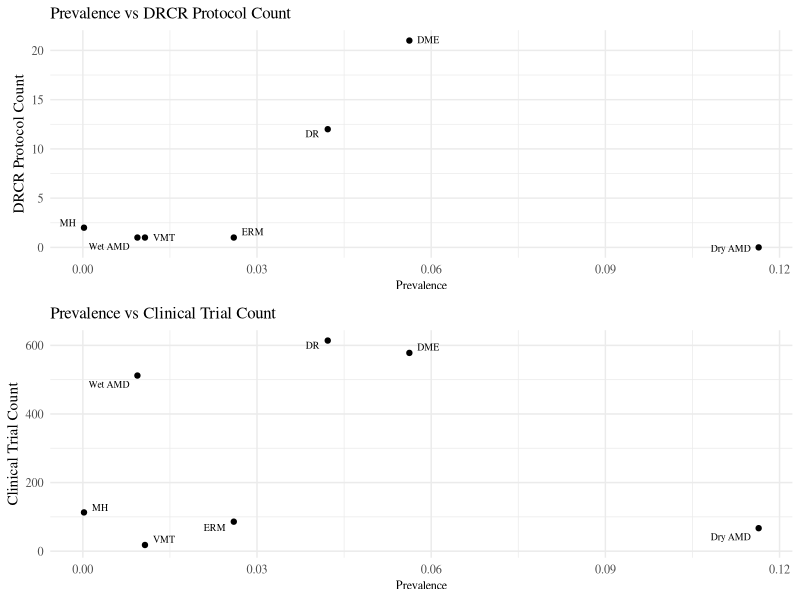
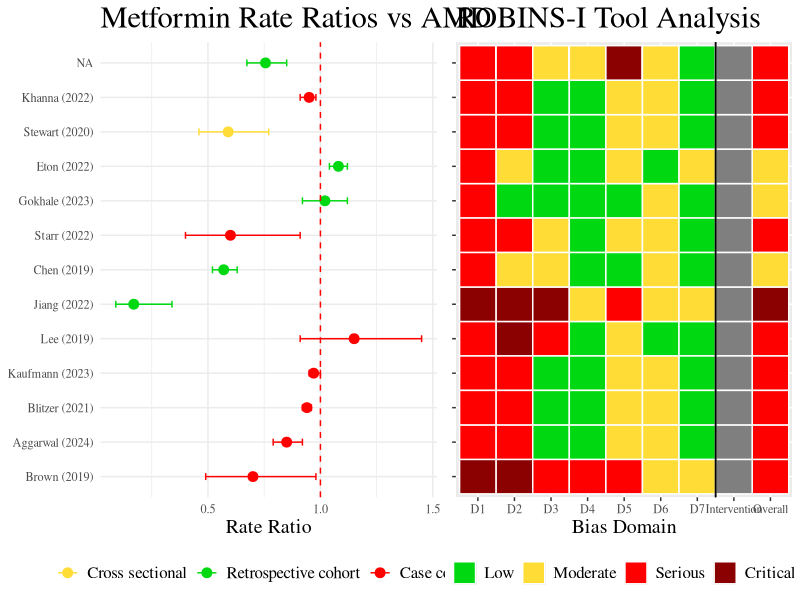

Source code (R) for these figures, in order:
## ---- chunk 1
library(ggplot2)
library(dplyr)
library(ggrepel)
library(egg)
library(tidyr)
library(grid)
## ---- chunk 2
prevalence_dict <- c(DR = 0.285 * 0.148, DME = 0.38 * 0.148, ERM = 0.026, VMT = 0.0107, RR = NULL, MH = 0.0002, Wet_AMD = 0.0094, Dry_AMD = 0.1164)

clinical_dict <- c(DR = 614, DME = 578, ERM = 86, VMT = 18, RR = 11, MH = 113, Wet_AMD = 512, Dry_AMD = 67)
## ---- chunk 3
protocol_df <- read.csv('drcrprotocols.csv')
protocol_df <- subset(protocol_df, Disease != 'MISC')

formatted_prevalence_df <- protocol_df %>%
  group_by(Disease) %>%
  summarise(Number_of_Rows = n())

dry_amd_row = data.frame(Disease = 'Dry_AMD', Number_of_Rows = 0)
formatted_prevalence_df <- rbind(formatted_prevalence_df, dry_amd_row)
formatted_prevalence_df$Prevalence <- prevalence_dict[match(formatted_prevalence_df$Disease, names(prevalence_dict))]
formatted_prevalence_df$Clinical_Trials_Count <- clinical_dict[match(formatted_prevalence_df$Disease, names(clinical_dict))]

formatted_prevalence_df <- formatted_prevalence_df %>%
  rename(DRCR_Protocol_Count = Number_of_Rows)
formatted_prevalence_df <- formatted_prevalence_df %>%
  mutate(Disease = gsub("_", " ", Disease))

common_theme <- theme_minimal() +
  theme(
    text = element_text(family = "serif"),
    plot.title = element_text(size = rel(1.1)),  
    axis.title.x = element_text(size = rel(0.8)),
    axis.title.y = element_text(size = rel(1))
  )

plt1 <- ggplot(formatted_prevalence_df, aes(x = Prevalence, y = DRCR_Protocol_Count, label = Disease)) +
  geom_point(size = 1.5) +
  geom_text_repel(box.padding = 0.3, segment.color = NA, size = 2.5, family = "serif") +
  labs(title = 'Prevalence vs DRCR Protocol Count',
       x = 'Prevalence',
       y = 'DRCR Protocol Count') + 
  common_theme 

plt2 <- ggplot(formatted_prevalence_df, aes(x = Prevalence, y = Clinical_Trials_Count, label = Disease)) + 
  geom_point(size = 1.5) +
  geom_text_repel(box.padding = 0.3, segment.color = NA, size = 2.5, family = "serif") +  
  labs(title = 'Prevalence vs Clinical Trial Count', 
       x = 'Prevalence', 
       y = 'Clinical Trial Count') + 
  common_theme 

ggarrange(plt1, plt2)


## ---- chunk 4

drcrrates <-read.csv('drcrrates.csv')
study_order <- c('Brown (2019)', 'Aggarwal (2024)', 'Blitzer (2021)', 'Kaufmann (2023)', 'Lee (2019)',
                 'Jiang (2022)', 'Chen (2019)', 'Starr (2022)', 'Gokhale (2023)', 'Eton (2022)',
                 'Stewart (2020)', 'Khanna (2022)')

type_order <- c('Cross sectional', 'Retrospective cohort', 'Case control')


drcrrates$Paper <- factor(drcrrates$Paper, levels = study_order, ordered = TRUE)
drcrrates$Type <- factor(drcrrates$Type, levels = type_order, ordered = TRUE)

common_theme <- theme_minimal() +
  theme(
    text = element_text(family = "serif"),
    plot.title = element_text(size = rel(2)),  
    axis.title.x = element_text(size = rel(1.3)),
    axis.title.y = element_text(size = rel(1.3))
  )

rates <- ggplot(drcrrates, aes(x = Rate.ratio, y = Paper, color = Type)) +
  geom_point(position = position_dodge(width = 0.5), size = 3) +
  geom_errorbarh(aes(xmin = Lower, xmax = Upper, height = 0.2), position = position_dodge(width = 0.5)) +
  labs(title = "Metformin's Effect on AMD",
       x = 'Rate Ratio',
       y = NULL,
       color = 'Study Type') +
  geom_vline(xintercept = 1, linetype = 'dashed', color = 'red') +
  common_theme +
  theme(legend.position = 'bottom',
        legend.title = element_blank(),
        legend.text = element_text(size = rel(1.1))) +
  scale_color_manual(values = c('#FFDC36', '#00D811', 'red'))

## ---- chunk 5

bias_df = read.csv('drcrbias.csv')

bias_df$Study <- factor(bias_df$Study, levels = study_order, ordered = TRUE)
df_dropped <- bias_df %>% select(-Type)
df_melted <- df_dropped %>%
  gather(key = "Bias_Type", value = "Bias_Level", -Study)

color_map <- c('Low' = '#00D811', 'Moderate' = '#FFDC36', 'Serious' = 'red', 'Critical' = 'darkred')

bias <- ggplot(df_melted, aes(x = Bias_Type, y = Study, fill = Bias_Level)) +
  geom_tile(color = "white", size = 0.5) +
  scale_fill_manual(values = color_map, limits = c('Low', 'Moderate', 'Serious', 'Critical')) +
  geom_vline(xintercept = 7.501, linetype = 'solid') + 
  geom_vline(xintercept = 7.499, linetype = 'solid') +
  labs(title = 'ROBINS-I Tool Bias Analysis', x = 'Bias Domain', y = NULL) +
  theme(
    legend.position = "bottom",
    legend.title = element_blank(),
    axis.text.x = element_text(face = "plain"),
    text = element_text(family = "serif"),
    plot.title = element_text(size = rel(2)),  
    axis.title.x = element_text(size = rel(1.3)),
    axis.title.y = element_text(size = rel(1.3)),
    legend.text = element_text(size = rel(1.1)) 
  )
## ---- chunk 6
bias <- bias +
  labs(title = 'ROBINS-I Tool Analysis', x = 'Bias Domain', y = NULL) + 
  theme(axis.text.y = element_blank())
rates <- rates + labs(title = 'Metformin Rate Ratios vs AMD', x = 'Rate Ratio', y = NULL)
plot <- ggarrange(rates, bias, ncol = 2)
